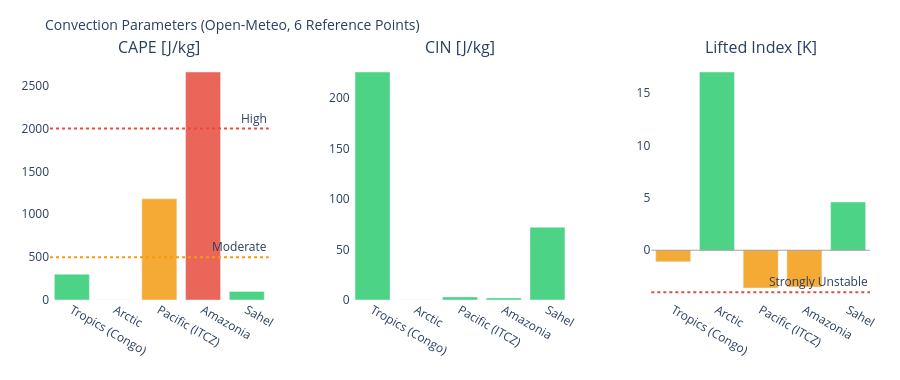

The notebook cell this image was saved under:
### Markdown cell above
---
## 3. Visualizations

### Code cell
# ============================================================
# CAPE / CIN / LIFTED INDEX – Convection potential
# ============================================================

if not df_atm.empty:
    fig = make_subplots(
        rows=1, cols=3,
        subplot_titles=['CAPE [J/kg]', 'CIN [J/kg]', 'Lifted Index [K]'],
        horizontal_spacing=0.1
    )
    pts = df_atm['point'].tolist()
    pt_colors = ['#E85D24','#185FA5','#888780','#378ADD','#639922','#F2A623']

    # CAPE – höher = mehr Gewitterpotential
    cape_vals = df_atm['cape'].fillna(0).tolist()
    cape_colors = ['#e74c3c' if v > 2000 else '#f39c12' if v > 500 else '#2ecc71'
                   for v in cape_vals]
    fig.add_trace(go.Bar(x=pts, y=cape_vals, marker_color=cape_colors,
                         opacity=0.85, showlegend=False), row=1, col=1)
    fig.add_hline(y=2000, line_dash='dot', line_color='#e74c3c',
                  annotation_text='High', row=1, col=1)
    fig.add_hline(y=500,  line_dash='dot', line_color='#f39c12',
                  annotation_text='Moderate', row=1, col=1)

    # CIN – negativer = stärker gedeckelt (weniger Auslöse)
    cin_vals = df_atm['cin'].fillna(0).tolist()
    cin_colors = ['#e74c3c' if v < -200 else '#f39c12' if v < -50 else '#2ecc71'
                  for v in cin_vals]
    fig.add_trace(go.Bar(x=pts, y=cin_vals, marker_color=cin_colors,
                         opacity=0.85, showlegend=False), row=1, col=2)

    # Lifted Index – negativ = instabil
    li_vals = df_atm['li'].fillna(0).tolist()
    li_colors = ['#e74c3c' if v < -4 else '#f39c12' if v < 0 else '#2ecc71'
                 for v in li_vals]
    fig.add_trace(go.Bar(x=pts, y=li_vals, marker_color=li_colors,
                         opacity=0.85, showlegend=False), row=1, col=3)
    fig.add_hline(y=0, line_color='gray', line_width=0.7, row=1, col=3)
    fig.add_hline(y=-4, line_dash='dot', line_color='#e74c3c',
                  annotation_text='Strongly Unstable', row=1, col=3)

    fig.update_layout(
        title=dict(text='Convection Parameters (Open-Meteo, 6 Reference Points)', font=dict(size=14)),
        height=380, plot_bgcolor='rgba(0,0,0,0)', paper_bgcolor='rgba(0,0,0,0)',
        margin=dict(l=50, r=30, t=60, b=80)
    )
    fig.update_xaxes(tickangle=30)
    fig.show()

### Figure 1 — Plotly figure (JSON) as saved in the notebook; plotly's stock layout.template omitted (floating-point values rounded to 4 significant figures)
{"data": [{"marker": {"color": ["#2ecc71", "#2ecc71", "#f39c12", "#e74c3c", "#2ecc71"]}, "opacity": 0.85, "showlegend": false, "type": "bar", "x": ["Tropics (Congo)", "Arctic", "Pacific (ITCZ)", "Amazonia", "Sahel"], "xaxis": "x", "y": [300.0, 0.0, 1180.0, 2660.0, 100.0], "yaxis": "y"}, {"marker": {"color": ["#2ecc71", "#2ecc71", "#2ecc71", "#2ecc71", "#2ecc71"]}, "opacity": 0.85, "showlegend": false, "type": "bar", "x": ["Tropics (Congo)", "Arctic", "Pacific (ITCZ)", "Amazonia", "Sahel"], "xaxis": "x2", "y": [226.0, 0.0, 3.0, 2.0, 72.0], "yaxis": "y2"}, {"marker": {"color": ["#f39c12", "#2ecc71", "#f39c12", "#f39c12", "#2ecc71"]}, "opacity": 0.85, "showlegend": false, "type": "bar", "x": ["Tropics (Congo)", "Arctic", "Pacific (ITCZ)", "Amazonia", "Sahel"], "xaxis": "x3", "y": [-1.1, 17.0, -3.6, -3.5, 4.6], "yaxis": "y3"}], "layout": {"annotations": [{"font": {"size": 16}, "showarrow": false, "text": "CAPE [J/kg]", "x": 0.1333, "xanchor": "center", "xref": "paper", "y": 1.0, "yanchor": "bottom", "yref": "paper"}, {"font": {"size": 16}, "showarrow": false, "text": "CIN [J/kg]", "x": 0.5, "xanchor": "center", "xref": "paper", "y": 1.0, "yanchor": "bottom", "yref": "paper"}, {"font": {"size": 16}, "showarrow": false, "text": "Lifted Index [K]", "x": 0.8667, "xanchor": "center", "xref": "paper", "y": 1.0, "yanchor": "bottom", "yref": "paper"}, {"showarrow": false, "text": "High", "x": 1, "xanchor": "right", "xref": "x domain", "y": 2000, "yanchor": "bottom", "yref": "y"}, {"showarrow": false, "text": "Moderate", "x": 1, "xanchor": "right", "xref": "x domain", "y": 500, "yanchor": "bottom", "yref": "y"}, {"showarrow": false, "text": "Strongly Unstable", "x": 1, "xanchor": "right", "xref": "x3 domain", "y": -4, "yanchor": "bottom", "yref": "y3"}], "height": 380, "margin": {"b": 80, "l": 50, "r": 30, "t": 60}, "paper_bgcolor": "rgba(0,0,0,0)", "plot_bgcolor": "rgba(0,0,0,0)", "shapes": [{"line": {"color": "#e74c3c", "dash": "dot"}, "type": "line", "x0": 0, "x1": 1, "xref": "x domain", "y0": 2000, "y1": 2000, "yref": "y"}, {"line": {"color": "#f39c12", "dash": "dot"}, "type": "line", "x0": 0, "x1": 1, "xref": "x domain", "y0": 500, "y1": 500, "yref": "y"}, {"line": {"color": "gray", "width": 0.7}, "type": "line", "x0": 0, "x1": 1, "xref": "x3 domain", "y0": 0, "y1": 0, "yref": "y3"}, {"line": {"color": "#e74c3c", "dash": "dot"}, "type": "line", "x0": 0, "x1": 1, "xref": "x3 domain", "y0": -4, "y1": -4, "yref": "y3"}], "title": {"font": {"size": 14}, "text": "Convection Parameters (Open-Meteo, 6 Reference Points)"}, "xaxis": {"anchor": "y", "domain": [0.0, 0.2667], "tickangle": 30}, "xaxis2": {"anchor": "y2", "domain": [0.3667, 0.6333], "tickangle": 30}, "xaxis3": {"anchor": "y3", "domain": [0.7333, 1.0], "tickangle": 30}, "yaxis": {"anchor": "x", "domain": [0.0, 1.0]}, "yaxis2": {"anchor": "x2", "domain": [0.0, 1.0]}, "yaxis3": {"anchor": "x3", "domain": [0.0, 1.0]}}}
